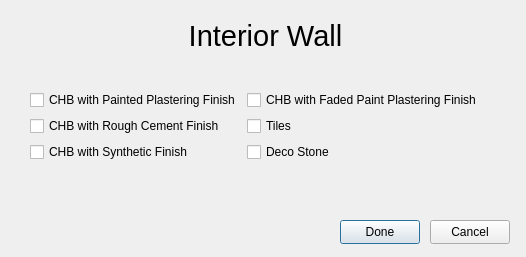
<?xml version="1.0" encoding="UTF-8"?>
<ui version="4.0">
 <class>Dialog</class>
 <widget class="QDialog" name="Dialog">
  <property name="geometry">
   <rect>
    <x>0</x>
    <y>0</y>
    <width>526</width>
    <height>257</height>
   </rect>
  </property>
  <property name="windowTitle">
   <string>Dialog</string>
  </property>
  <widget class="QPushButton" name="done_button">
   <property name="geometry">
    <rect>
     <x>340</x>
     <y>220</y>
     <width>80</width>
     <height>24</height>
    </rect>
   </property>
   <property name="text">
    <string>Done</string>
   </property>
  </widget>
  <widget class="QPushButton" name="cancel_button">
   <property name="geometry">
    <rect>
     <x>430</x>
     <y>220</y>
     <width>80</width>
     <height>24</height>
    </rect>
   </property>
   <property name="text">
    <string>Cancel</string>
   </property>
  </widget>
  <widget class="QLabel" name="material_label">
   <property name="geometry">
    <rect>
     <x>130</x>
     <y>20</y>
     <width>271</width>
     <height>31</height>
    </rect>
   </property>
   <property name="font">
    <font>
     <pointsize>22</pointsize>
    </font>
   </property>
   <property name="text">
    <string>Interior Wall</string>
   </property>
   <property name="alignment">
    <set>Qt::AlignCenter</set>
   </property>
  </widget>
  <widget class="QWidget" name="formLayoutWidget">
   <property name="geometry">
    <rect>
     <x>30</x>
     <y>90</y>
     <width>461</width>
     <height>80</height>
    </rect>
   </property>
   <layout class="QFormLayout" name="formLayout">
    <item row="0" column="0">
     <widget class="QCheckBox" name="CHB_w_painted_plastering">
      <property name="text">
       <string>CHB with Painted Plastering Finish</string>
      </property>
     </widget>
    </item>
    <item row="1" column="0">
     <widget class="QCheckBox" name="CHB_w_rough_cement">
      <property name="text">
       <string>CHB with Rough Cement Finish</string>
      </property>
     </widget>
    </item>
    <item row="0" column="1">
     <widget class="QCheckBox" name="CHB_w_faded_paint_plastering">
      <property name="text">
       <string>CHB with Faded Paint Plastering Finish</string>
      </property>
     </widget>
    </item>
    <item row="1" column="1">
     <widget class="QCheckBox" name="tiles">
      <property name="text">
       <string>Tiles</string>
      </property>
     </widget>
    </item>
    <item row="2" column="1">
     <widget class="QCheckBox" name="deco_stone">
      <property name="text">
       <string>Deco Stone</string>
      </property>
     </widget>
    </item>
    <item row="2" column="0">
     <widget class="QCheckBox" name="CHB_w_synthetic">
      <property name="text">
       <string>CHB with Synthetic Finish</string>
      </property>
     </widget>
    </item>
   </layout>
  </widget>
 </widget>
 <resources/>
 <connections>
  <connection>
   <sender>cancel_button</sender>
   <signal>clicked()</signal>
   <receiver>Dialog</receiver>
   <slot>reject()</slot>
   <hints>
    <hint type="sourcelabel">
     <x>474</x>
     <y>228</y>
    </hint>
    <hint type="destinationlabel">
     <x>487</x>
     <y>172</y>
    </hint>
   </hints>
  </connection>
  <connection>
   <sender>done_button</sender>
   <signal>clicked()</signal>
   <receiver>Dialog</receiver>
   <slot>accept()</slot>
   <hints>
    <hint type="sourcelabel">
     <x>382</x>
     <y>228</y>
    </hint>
    <hint type="destinationlabel">
     <x>401</x>
     <y>179</y>
    </hint>
   </hints>
  </connection>
 </connections>
</ui>
